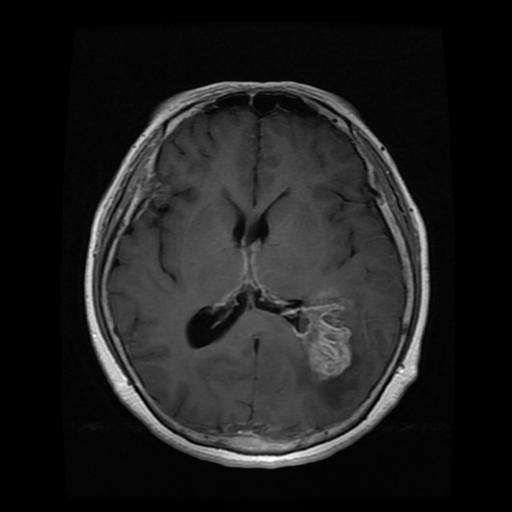
#> input picture Brain Tumor Classification Dataset/Training/glioma_tumor/gg (10).jpg, 512 x 512 px; its folder holds only this picture in this run
$ jupyter execute --allow-errors Arquivo.ipynb
#> lines starting #> are read from the running program, lines starting #| are printed output that depends on the picture
[cell 1]
import os
import cv2
import glob
import random
import imageio
import numpy as np
import pandas as pd
from PIL import Image
import seaborn as sns
import skimage.measure
from skimage import data
import matplotlib.pyplot as plt
import matplotlib.image as mpimg
from skimage.morphology import disk
from skimage.util import img_as_ubyte

[cell 2]
train_glioma = glob.glob('Brain Tumor Classification Dataset/Training/glioma_tumor/*.jpg')
train_menignioma = glob.glob('Brain Tumor Classification Dataset/Training/meningioma_tumor/*.jpg')
train_pituitary = glob.glob('Brain Tumor Classification Dataset/Training/pituitary_tumor/*.jpg')
train_no = glob.glob('Brain Tumor Classification Dataset/Training/no_tumor/*.jpg')

#Test
test_glioma = glob.glob('Brain Tumor Classification Dataset/Testing/glioma_tumor/*.jpg')
test_menignioma = glob.glob('Brain Tumor Classification Dataset/Testing/meningioma_tumor/*.jpg')
test_pituitary = glob.glob('Brain Tumor Classification Dataset/Testing/pituitary_tumor/*.jpg')
test_no = glob.glob('Brain Tumor Classification Dataset/Testing/no_tumor/*.jpg')

[cell 3]
train_glioma_number = len(train_glioma)
train_menignioma_number = len(train_menignioma)
train_pituitary_number = len(train_pituitary)
train_no_number = len(train_no)

test_glioma_number = len(test_glioma)
test_menignioma_number = len(test_menignioma)
test_pituitary_number = len(test_pituitary)
test_no_number = len(test_no)

print("Number of train_glioma: ",train_glioma_number)
print("Number of train_menignioma: ",train_menignioma_number)
print("Number of train_pituitary: ",train_pituitary_number)
print("Number of train_no: ",train_no_number)
print("Number of test_glioma: ",test_glioma_number)
print("Number of test_menignioma: ",train_menignioma_number)
print("Number of test_pituitary: ",train_pituitary_number)
print("Number of test_no: ",train_no_number)

[cell 4]
full_glioma = train_glioma_number + test_glioma_number
full_no_tumor = train_no_number + test_no_number
full_menignioma = train_menignioma_number + test_menignioma_number
full_pituitary = train_pituitary_number + test_pituitary_number

plt.figure(figsize=(5,5))
colors = ['#8CAF99','#E198AB',"#89BEDB","#C6A7D2"]
labels = ['Glioma', 'Meningioma', 'Glândula Pitutária', 'Sem tumor']

plt.rcParams.update({'font.size': 8})
plt.pie([full_glioma,
         full_menignioma,full_pituitary,full_no_tumor],
        labels=labels,
        colors=colors, autopct='%.1f%%', explode=(0.025,0.025,0.025,0.025),
        startangle=30);
plt.savefig("Distribuição do dataset.png", dpi=300)
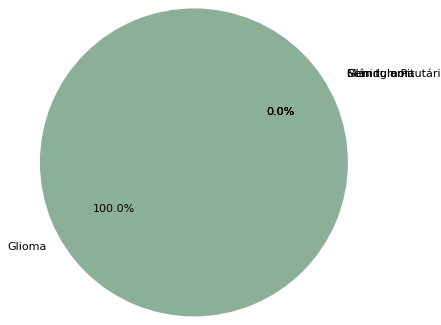
#> figure drawn by matplotlib, 1 panel

[cell 5]
valores = [full_glioma, full_no_tumor, full_menignioma, full_pituitary]

# Criar o gráfico de barras
plt.figure(figsize=(8, 6))  # Define o tamanho da figura
plt.bar(labels, valores, color=colors)

plt.xlabel('Tipo', fontsize=10)  # Aumentar o tamanho da fonte do rótulo do eixo x
plt.ylabel('Quantidade', fontsize=10)  # Aumentar o tamanho da fonte do rótulo do eixo y

# Ajustar os limites dos eixos x e y para "zoom out"
plt.ylim(0, max(valores)*1.2)  # Defina os limites do eixo y para incluir todos os valores


# Adicionar rótulos de valores acima das barras com fonte maior
for i, v in enumerate(valores):
    plt.text(i, v + 1, str(v), ha='center', va='bottom', fontsize=10)  # Aumentar o tamanho da fonte dos valores

# Definir título do gráfico com fonte maior
title_bar_plot = 'Gráfico de Barras: Quantidade por tipo de tumor'
plt.title(title_bar_plot, fontsize=14)
plt.savefig(f"{title_bar_plot}.png", dpi=300)
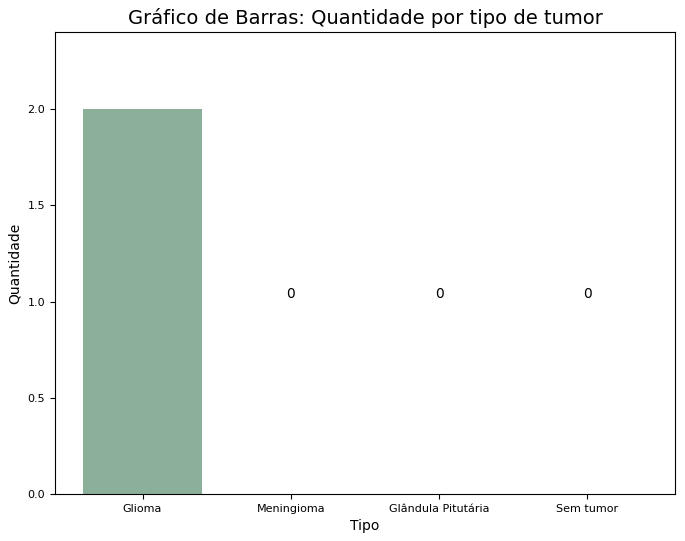
#> figure drawn by matplotlib, 1 panel; tallest bar 2 high, from x = -0.4 to 0.4
# Mostrar o gráfico
plt.show()

[cell 6]
plt.figure(figsize=(5,5))
colors = ['#4285f4','#ea4335',"#e94cdc","#00FFFF"]
plt.rcParams.update({'font.size': 8})
plt.pie([test_glioma_number,
         test_menignioma_number,test_pituitary_number,test_no_number],
        labels=['Glioma', 'Menignioma','Pituitary','No_tumor'],
        colors=colors, autopct='%.1f%%', explode=(0.025,0.025,0.025,0.025),
        startangle=30);
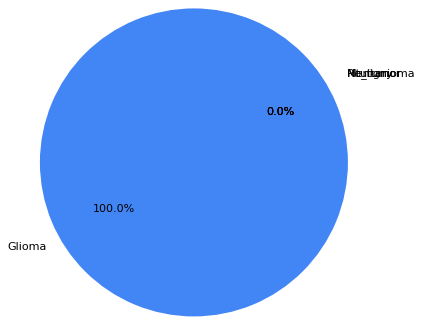
#> figure drawn by matplotlib, 1 panel

[cell 7]
plt.figure(figsize=(5,5))
colors = ["#e94cdc","#00FFFF"]
plt.rcParams.update({'font.size': 8})
plt.pie([test_glioma_number+
         test_menignioma_number+test_pituitary_number+test_no_number,train_glioma_number+
         train_menignioma_number+train_pituitary_number+train_no_number],
        labels=['test', 'train'],
        colors=colors, autopct='%.1f%%', explode=(0.025,0.025),
        startangle=30);
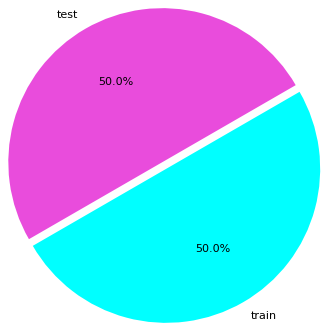
#> figure drawn by matplotlib, 1 panel

[cell 8]
def images_visualization(image, title,a):#a=number of images
#> called with title = 'Glioma', a = 1
    plt.figure(figsize=(8,8))#image size
    for i in range(a):#number of image
        random_image_path = random.choice(image)#random selection
        img = mpimg.imread(random_image_path)
#> img is the input picture: shape (512, 512, 3); min 0, max 255, mean 30.7
        plt.subplot(1, a, i+1)
        plt.imshow(img, cmap='gray')
        plt.axis('off')
        plt.title(title)
    file = 'Imagem Normal {}.png'.format(title)
    plt.savefig(file, dpi=300)
    plt.show()

[cell 9]
np.random.seed(24)
labels = ['Glioma', 'Meningioma', 'Glândula Pitutária', 'Sem tumor']

images_visualization(train_glioma, 'Glioma',1)
#> (the rest of this cell did not finish here and is left out)

images_visualization(train_pituitary, 'Glândula Pitutária',1)
images_visualization(train_no, 'Sem tumor',1)

[cell 10]
def clahe(image, title,a):#a=number of images
#> called with title = 'Glioma', a = 3
    plt.figure(figsize=(8,8))#image size
    for i in range(a):#number of image
        random_image_path = random.choice(image)#random selection
        img = cv2.imread(random_image_path) # read the image using cv2
        img_gray = cv2.cvtColor(img, cv2.COLOR_BGR2GRAY) # convert the image to grayscale
        clahe = cv2.createCLAHE(clipLimit=5, tileGridSize=(8,8)) # create a CLAHE object with clip limit and tile grid size
        clahe_img = clahe.apply(img_gray) # apply CLAHE to the grayscale image
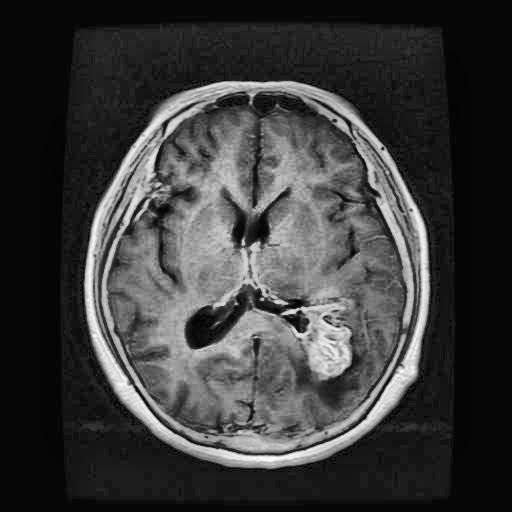
#> clahe_img: shape (512, 512); min 0, max 255, mean 59
        plt.subplot(1, a, i+1)
        plt.imshow(clahe_img, cmap='gray') # display the filtered image using plt.imshow and cmap='grey'
        plt.axis('off')
        plt.title(title)
    plt.show()

[cell 11]
clahe(train_glioma, 'Glioma',3)
#> (the rest of this cell did not finish here and is left out)

clahe(train_pituitary, 'Pituitary',3)
clahe(train_no,'No-Tumor',3)

[cell 12]
def BCET(Gmin, Gmax, Gmean, img):
#> called with Gmin = 0, Gmax = 255, Gmean = 110
    img_gray = cv2.cvtColor(img, cv2.COLOR_BGR2GRAY) # Converte a imagem para escala de cinza

    x =img_gray.astype(float)

    Lmin = np.min(x)     # MÍNIMO DA IMAGEM DE ENTRADA
#> Lmin = 0
    Lmax = np.max(x)     # MÁXIMO DA IMAGEM DE ENTRADA
#> Lmax = 255
    Lmean = np.mean(x)   # MÉDIA DA IMAGEM DE ENTRADA
#> Lmean = 30.69
    LMssum = np.mean(x**2)  # SOMA DOS QUADRADOS DA IMAGEM DE ENTRADA
#> LMssum = 2595.8

    bnum = Lmax**2*(Gmean-Gmin) - LMssum*(Gmax-Gmin) + Lmin**2*(Gmax-Gmean)
#> bnum = 6490825.5
    bden = 2*(Lmax*(Gmean-Gmin) - Lmean*(Gmax-Gmin) + Lmin*(Gmax-Gmean))
#> bden = 40447

    b = bnum / bden
#> b = 160.5

    a = (Gmax-Gmin) / ((Lmax-Lmin)*(Lmax+Lmin-2*b))
#> a = -0.0152

    c = Gmin - a*(Lmin-b)**2
#> c = 390.5

    y = a*(x-b)**2 + c  # FUNÇÃO PARABÓLICA
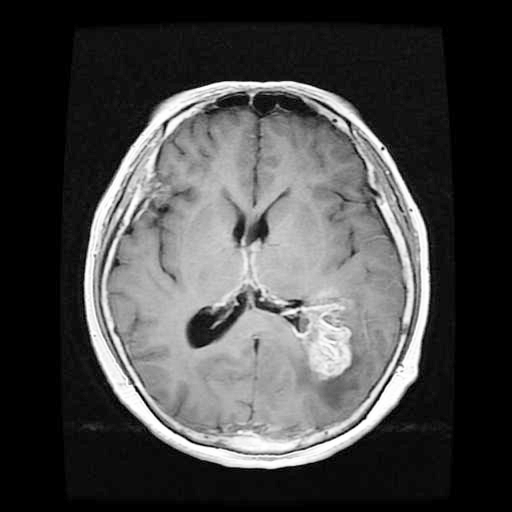
#> y: shape (512, 512) float64; min 0, max 390.5, mean 110; drawn with min black and max white
    y = np.uint8(y)     # Converte a imagem de saída para tipo uint8
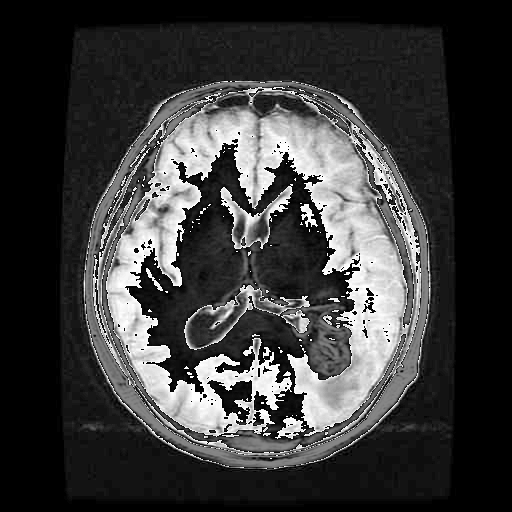
#> y: shape (512, 512); min 0, max 255, mean 59.4


    return y

[cell 13]
def plot_BCET (image, title,a, Gmin, Gmax, Gmean):
    plt.figure(figsize=(8,8))
    for i in range(a):
        random_image_path = random.choice(image)
        img = cv2.imread(random_image_path)
        BCET_img = BCET(Gmin, Gmax, Gmean, img)
        plt.subplot(1, a, i+1)
        plt.imshow(BCET_img, cmap="gray")
        plt.axis('off')
        plt.title(title)
    plt.show()

[cell 14]
plot_BCET(train_glioma, 'Glioma', 3, 0, 255, 110)
#> (the rest of this cell did not finish here and is left out)

plot_BCET(train_pituitary, 'Pituitary', 3, 0, 255, 110)
plot_BCET(train_no, 'No-Tumor', 3, 0, 255, 110)

[cell 15]
# IMAGEM : pituitary_tumor/p (721).jpg
# Plotando a mesma imagem com e sem os filtros
random.seed(12)
#> (the rest of this cell did not finish here and is left out)

[cell 16]
# [70 lines left out: function plot_clahe, not called in this run]

# plot_clahe(train_pituitary, 15, 12, save_img = True, histogram=False)

[cell 17]
import cv2
import numpy as np
import matplotlib.pyplot as plt
from skimage.measure import shannon_entropy
random.seed(12)
#Get an image from the random dataset

#> (the rest of this cell did not finish here and is left out)

[cell 18]
import cv2
import numpy as np
import matplotlib.pyplot as plt

def histogram_equalization(image):
    # Converter a imagem para escala de cinza
    gray = cv2.cvtColor(image, cv2.COLOR_BGR2GRAY)

    # Equalizar o histograma
    equalized_image = cv2.equalizeHist(gray)

    # Calcular o histograma da imagem equalizada
    hist_equalized = cv2.calcHist([equalized_image], [0], None, [256], [0, 256])
    hist_equalized /= hist_equalized.sum()  # Normalizar o histograma

    # Calcular a Função de Distribuição Cumulativa (CDF) do histograma equalizado
    cdf_equalized = hist_equalized.cumsum() / hist_equalized.sum()

    return gray, equalized_image, hist_equalized, cdf_equalized

# Carregar a imagem
image = cv2.imread('sua_imagem.jpg', cv2.IMREAD_COLOR)

# Aplicar a equalização de histograma e converter para preto e branco
#> (the rest of this cell did not finish here and is left out)

[cell 19]
# IMAGEM : pituitary_tumor/p (721).jpg
# Plotando a mesma imagem com e sem os filtros
random.seed(12)
#> (the rest of this cell did not finish here and is left out)

[cell 20]
# EXEMPLO DE USO DA EQUALIZAÇÃO DE HISTOGRAMA
# Plotando a mesma imagem com e sem os filtros
image = cv2.imread('low_contast.png')
#> (the rest of this cell did not finish here and is left out)

[cell 21]
import cv2
import numpy as np
import matplotlib.pyplot as plt

# Função para calcular o histograma acumulativo (CDF)
def calculate_cdf(histogram):
    cdf = np.cumsum(histogram)
    cdf_normalized = cdf / cdf[-1]  # Normalize o CDF
    return cdf_normalized

# Carregue a imagem
image = cv2.imread('p (721).jpg', cv2.IMREAD_GRAYSCALE)

# Calcule o histograma da imagem
hist = cv2.calcHist([image], [0], None, [256], [0, 256])
#> hist = 256 values from 0 to 0

# Calcule o CDF do histograma
cdf = calculate_cdf(hist)

# Crie uma figura com subplots
fig, ax = plt.subplots(figsize=(8, 6))

# Plot do histograma em barras
ax.bar(range(256), hist[:, 0], color='blue', alpha=0.7, label='Histograma')
ax.set_xlabel('Níveis de Cinza')
ax.set_ylabel('Frequência', color='blue')
ax.set_xlim(0, 255)
ax.set_title('Histograma em Barras e CDF da Imagem')
ax.legend(loc='upper left')

# Crie o segundo eixo y para o CDF
ax2 = ax.twinx()
ax2.plot(cdf, color='red', label='CDF')
ax2.set_ylabel('CDF', color='red')
ax2.set_ylim(0, 1)
ax2.legend(loc='upper right')

# Ajuste o layout
fig.tight_layout()

# Exiba o gráfico
plt.show()
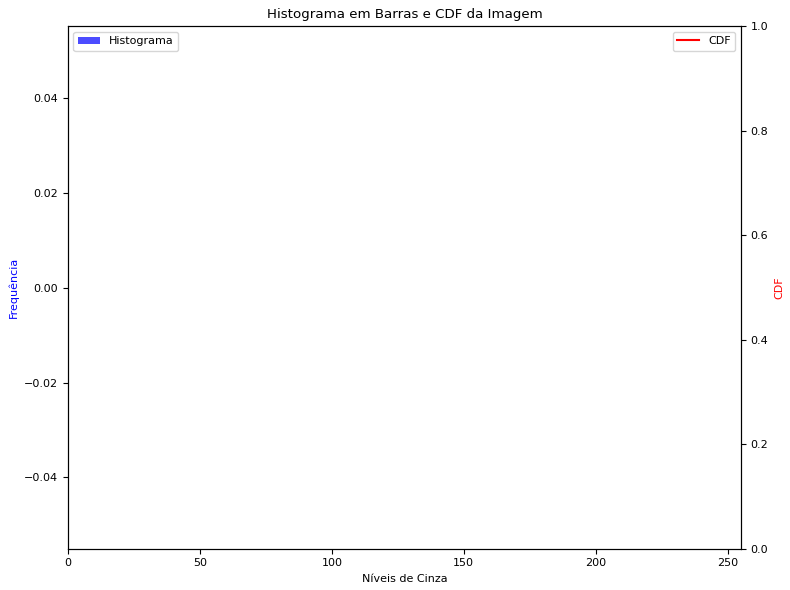
#> figure drawn by matplotlib, 2 panels
